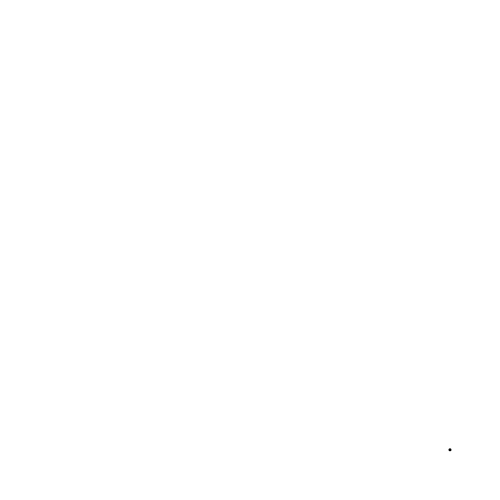
Frame 1 (no input)
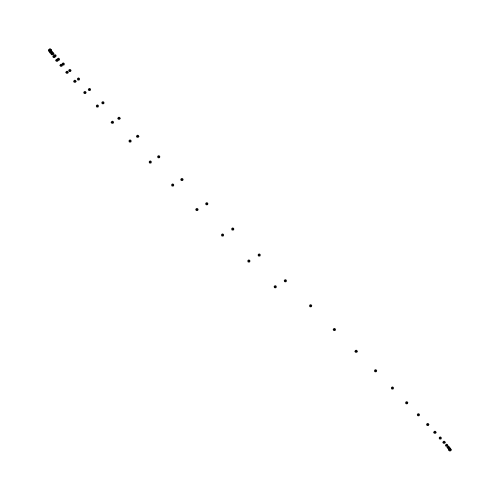
Frame 60 (no input)
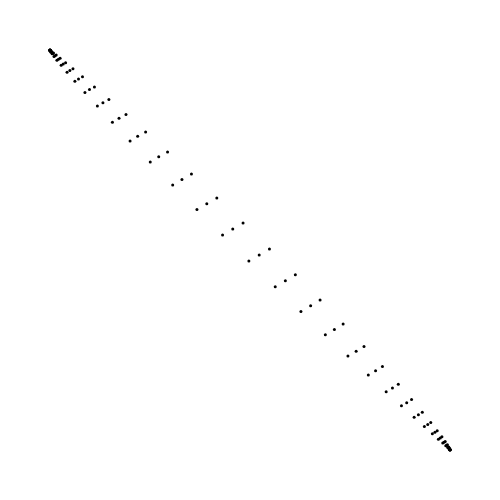
Frame 120 (the mouse pressed at the canvas centre since frame 60)

The p5.js sketch that drew these frames (run headless with seeded random() and noise() and a simulated clock; from frame 60 on, the mouse is pressed at the canvas centre):

// p5.js sketch
// ── sketch.js
//DIBUJOS BONITOS
/*len1=200;len2=200;angle1=88;angle2=90;aVel1=0;aVel2=0*/

var pendulos = []
var grav=-10

function setup() {
  angleMode(DEGREES);
  frameRate(1000)

  createCanvas (500,500);

  for (var i = 0; i < 1; i++) {
    pendulos[i] = new pendulo();
  }

  
  }

function draw() {
  //background(0);
  translate(250,250)
  for(var i = 0; i<pendulos.length;i++){
    pendulos[i].move()
    pendulos[i].draw()


    //DRAG
    /*var c=-0.000001
    pendulos[i].aVel1=pendulos[i].aVel1+(pendulos[i].aVel1/abs(pendulos[i].aVel1))*c
    pendulos[i].aVel2=pendulos[i].aVel1+(pendulos[i].aVel2/abs(pendulos[i].aVel2))*c*/
  
}
} 
// ── Dots.js
function pendulo() {
  this.len1=200
  this.len2=200
  this.angle1 = 90
  this.aVel1=0
  this.angle2=88
  this.aVel2=0
  this.pos = createVector(0,0)
  
  this.draw = function(){
    this.pos.set(sin(this.angle1)*this.len1,sin(this.angle2)*this.len2)
    fill(0,255)
    noStroke()
    ellipse(this.pos.x,this.pos.y,3,3)
    /*stroke(255)
    line(0,0,this.pos.x,this.pos.y)*/
  }
  this.move = function(){
    this.aVel1 += (sin(this.angle1)*grav*10)/this.len1
    this.angle1 += this.aVel1

    this.aVel2 += (sin(this.angle2)*grav*10)/this.len2
    this.angle2 += this.aVel2
    
  }
  
  
  
   
}
